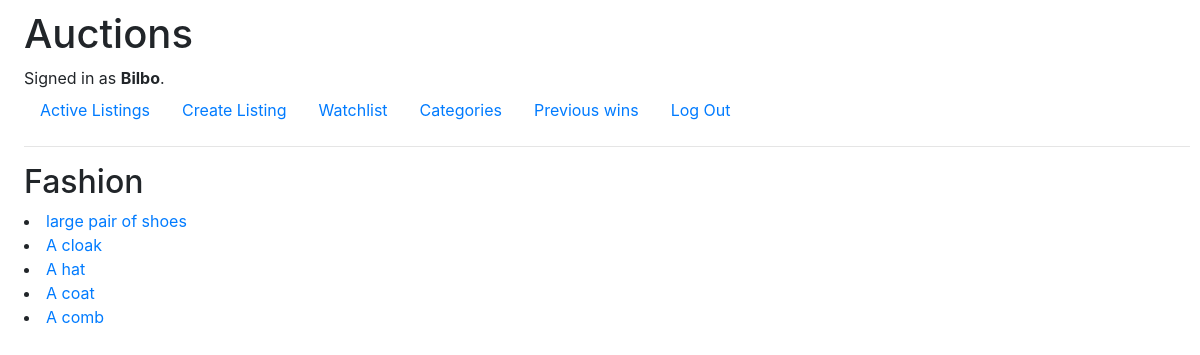
Page /category/Fashion (signed in) on the committed database.
### auctions/models.py (models this page shows)
class User(AbstractUser):
    pass

class Auction_listings(models.Model):
    name = models.CharField(max_length=64)
    body_text = models.TextField()
    init_price = models.DecimalField(decimal_places=2, max_digits=9)
    picture = models.URLField(null = True, blank=True)
    category = models.CharField(default= "Fashion", max_length=16)
    status = models.BooleanField(default = True)
    owner = models.ForeignKey(User, on_delete = models.CASCADE, default = 2, related_name="owner")
    winner = models.ForeignKey(User, on_delete = models.CASCADE, blank = True, null = True, related_name="winner")
    watching = models.ManyToManyField(User, blank = True, related_name="watchlist")
    def __str__(self):
        return f"{self.name}"

### auctions/views.py (the view)
# urls.py: path("category/<slug:category>", views.category_page, name="category_page"),
@login_required(login_url = '/login')
def category_page(request, category):
    listings = Auction_listings.objects.filter(category = category)
    return render(request, "auctions/category_page.html", {
        "category": category,
        "listings": listings
    })

### auctions/templates/auctions/category_page.html
{% extends "auctions/layout.html" %}
{% block body %}
    <h2>{{category}}</h2>
    {% for listing in listings %}
        <li><a href="{% url 'listing' listing.id%}">{{listing}}</a></li>
    {% endfor %}
{% endblock %}

### auctions/templates/auctions/layout.html (shortened to what this page needs)
{% load static %}
<!DOCTYPE html>
<html lang="en">
    <head>
        <link rel="stylesheet" href="https://stackpath.bootstrapcdn.com/bootstrap/4.4.1/css/bootstrap.min.css">
        <link href="{% static 'auctions/css/styles.css' %}" rel="stylesheet">
        <link href="{% static 'auctions/css/listing.css' %}" rel="stylesheet">
    </head>
    <body>
        <h1>Auctions</h1>
        <div>
            {% if user.is_authenticated %}
                Signed in as <strong>{{ user.username }}</strong>.
            {% else %}
                Not signed in.
            {% endif %}
        </div>
        <ul class="nav">
            <li class="nav-item">
                <a class="nav-link" href="{% url 'index' %}">Active Listings</a>
            </li>
            {% if user.is_authenticated %}
                <li class="nav-item">
                    <a class="nav-link" href="{% url 'create_listing' %}">Create Listing</a>
                </li>
                <li class="nav-item">
                    <a class="nav-link" href="{% url 'go_watch'%}">Watchlist</a>
                </li>
                <li class="nav-item">
                    <a class="nav-link" href="{% url 'categories' %}">Categories</a>
                </li>
                <li class="nav-item">
                    <a class="nav-link" href="{% url 'winner' %}">Previous wins</a>
                </li>
                <li class="nav-item">
                    <a class="nav-link" href="{% url 'logout' %}">Log Out</a>
                </li>
            {% endif %}
        </ul>
        <hr>
        {% block body %}
        {% endblock %}
    </body>
</html>

### auctions/static/auctions/css/styles.css (style rules this page uses)
body { padding: 10px; padding-left: 2%; }

### rows in the picture
User: username "Bilbo"
Auction_listings: name "large pair of shoes"
Auction_listings: name "A cloak"
Auction_listings: name "A hat"
Auction_listings: name "A coat"
Auction_listings: name "A comb"

### other values in the picture
{{ category }} "Fashion"
